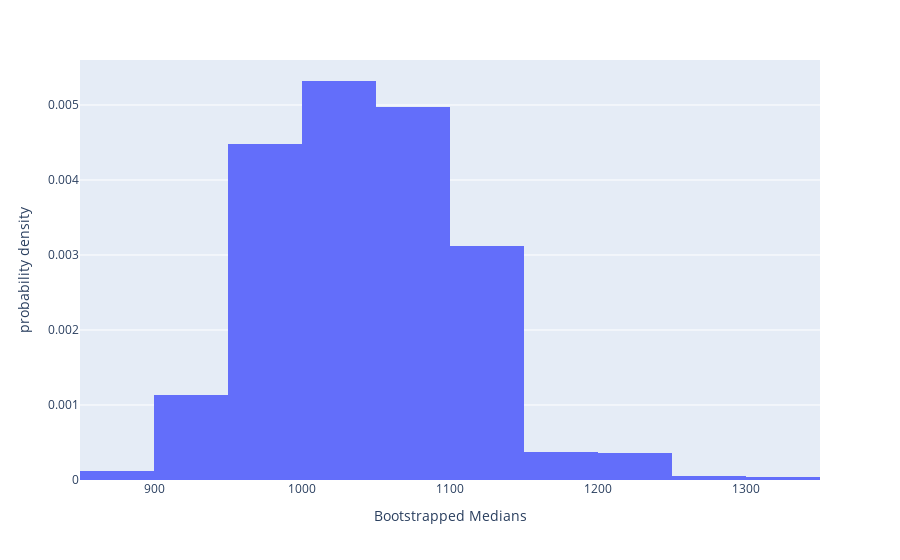

Notebook source saved alongside this figure:
### Markdown cell above
### Q9: Simulate and visualize the bootstrap sampling distribution of the sample median of paid claims using 1000 bootstrap samples of the auto claims sample (i.e., the "auto_claims.csv" data).
> - Hint 1: Remember that the sample size for your 1000 bootstrap samples should match the original sample size.
> - Hint 2: There is not `.median()` method for an `np.array`, but  there is an `np.median()` function.

- You can compare your figure and response to the answer given in the ***MarkUs*** output

### Code cell
data = pd.read_csv('auto_claims.csv')
np.random.seed(130) # Use this line to create reproducible pseudorandomness for your bootstrapping

sample_size_n = 500
number_of_bootstrapped_samples = 1000
# concatenating with a list is not very efficient because growing the list
# is a memory intensive process as opposed to preallocating the memory that will be used
boot_medians = [] # an approach using `np.array([0.0]*number_of_bootstrapped_samples)` 
                  # would be better...
for i in range(number_of_bootstrapped_samples):
    # `np.random.choice` is an alternative to utilizing `data.sample(..., replace=True)`
    boot_sample = np.random.choice(data['PAID'], sample_size_n)
    boot_medians += [np.median(boot_sample)]

fig = px.histogram(pd.DataFrame({"Bootstrapped Medians": boot_medians}), 
                   x="Bootstrapped Medians", histnorm='probability density', nbins=12)
fig.show()

### Figure 1 — Plotly figure (JSON) as saved in the notebook; plotly's stock layout.template omitted (floating-point values rounded to 4 significant figures; data arrays with more than 128 entries replaced by an {"elided": "..."} marker saying what was removed)
{"data": [{"alignmentgroup": "True", "bingroup": "x", "histnorm": "probability density", "hovertemplate": "Bootstrapped Medians=%{x}<br>probability density=%{y}<extra></extra>", "legendgroup": "", "marker": {"color": "#636efa", "pattern": {"shape": ""}}, "name": "", "nbinsx": 12, "offsetgroup": "", "orientation": "v", "showlegend": false, "type": "histogram", "x": {"elided": "1000 float values"}, "xaxis": "x", "yaxis": "y"}], "layout": {"barmode": "relative", "legend": {"tracegroupgap": 0}, "margin": {"t": 60}, "xaxis": {"anchor": "y", "domain": [0, 1], "title": {"text": "Bootstrapped Medians"}}, "yaxis": {"anchor": "x", "domain": [0, 1], "title": {"text": "probability density"}}}}
